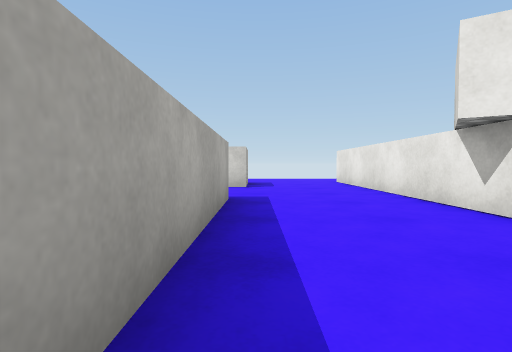
View 1 (above)

12 first-person views from a walk through a Unity game level. The camera is 0.55 m above the floor, tilts 2° down and sees 80° across. The floor is counted in squares, 1 m on a side. Each view is taken from the middle of a square. On the plan, view 1 faces up. The plan holds only what a view shows up to about 9 squares ahead; the rest is blank. The place goes on beyond the plan. Surface patterns are stand-ins for the level's own textures.

View 2
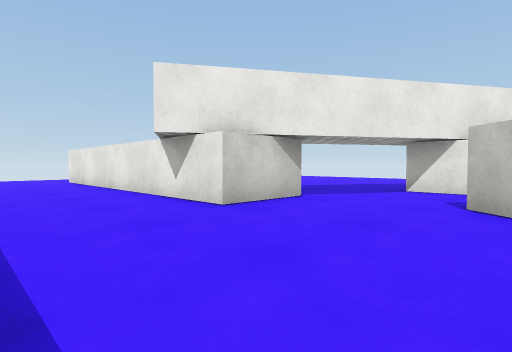

View 3
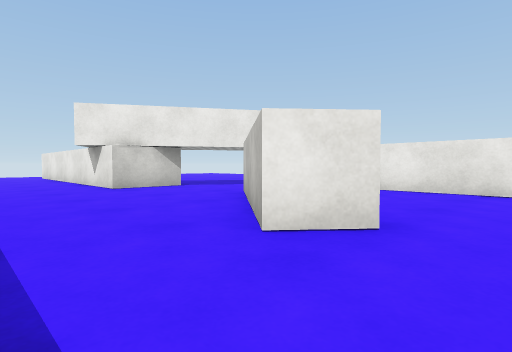

View 4
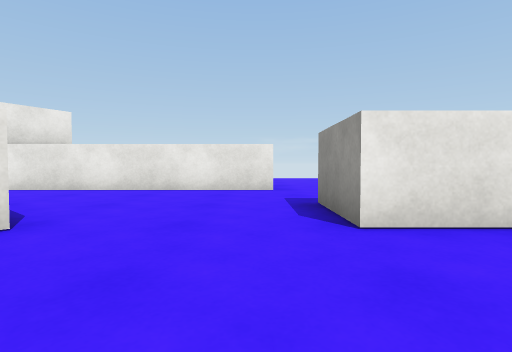

View 5
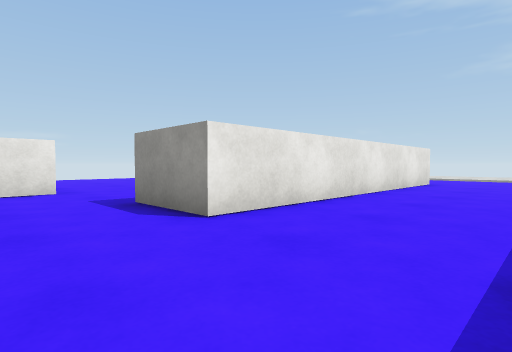

View 6
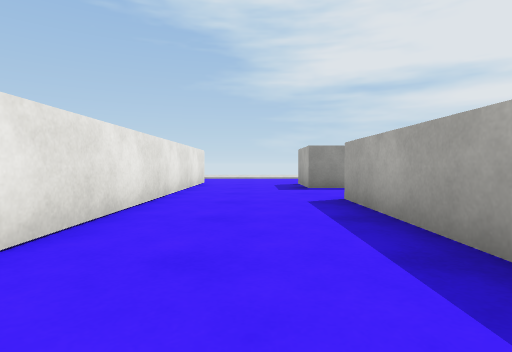

View 7
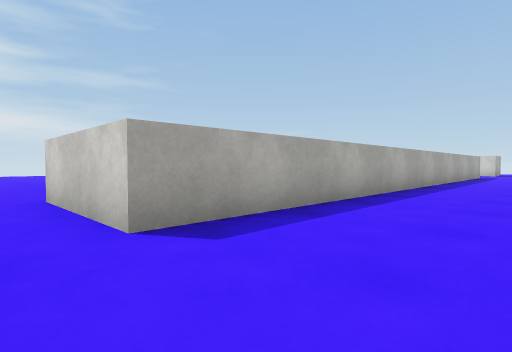

View 8
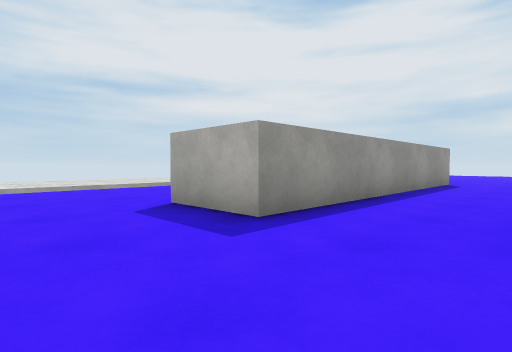

View 9
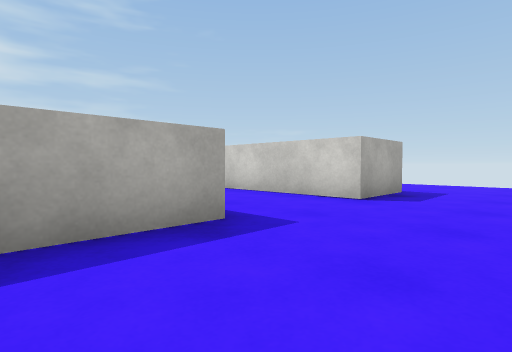

View 10
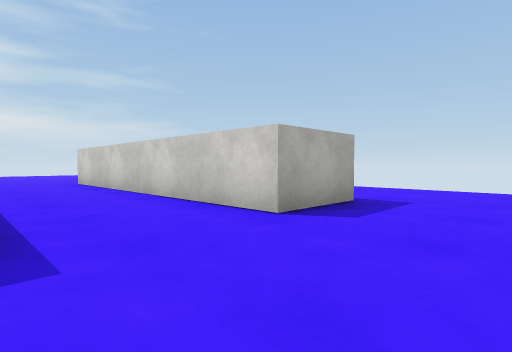

View 11
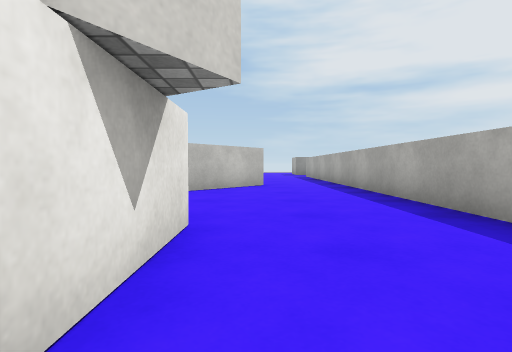

View 12
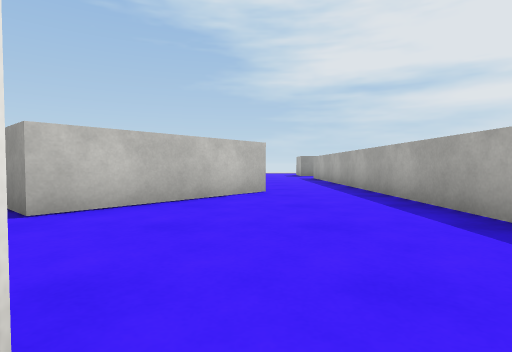

### Floor plan
Points are (right, up) in squares from view 1. A wall is a line through its corners. A room is listed if a view was taken in it or the views show most of it. See-through windows are left out.
Room 1 (views 1, 2, 9, 10, 11, 12)
walls: (-0.5, 5) (-0.5, -3.5); (3.5, 2.3) (2.6, 2.3) (2.6, 9.1); (1.8, -3.3) (4.4, -0.2) (5.1, -0.8); (-0.2, 9.4) (-0.2, 7.6) (-4.4, 7.6); (6.6, -1.5) (6.6, 1.2)
ways out: opening at (0.5, -4) to room 2; opening at (6, -2) to room 2; opening at (-3.5, 6.5); opening at (1.5, 8.5); opening at (5, 2)
Room 2 (views 3, 4, 5, 6, 7, 8)
walls: (2.6, -3.9) (1.8, -3.3); (-0.5, -3.5) (-0.5, -10) (-3.5, -10); (6.6, -6.5) (6.6, -1.5); (-3.4, -12.2) (-0.2, -12.2) (-0.2, -14); (2.6, -14.5) (2.6, -6.9) (4.5, -6.9)
ways out: opening at (0.5, -4) to room 1; opening at (6, -2) to room 1; opening at (-3, -11); opening at (1.5, -15); opening at (5.5, -7)

Positions as (right, up) in squares from view 1, and headings:
1: (0, 0), facing up
2: (0, -1), facing up-right
3: (0, -5), facing up-right
4: (0, -6), facing right
5: (0, -5), facing down-right
6: (1, -5), facing down
7: (2, -11), facing up-left
8: (2, -10), facing down-left
9: (2, 3), facing up-left
10: (2, 5), facing up-left
11: (2, 5), facing down
12: (2, 3), facing down
